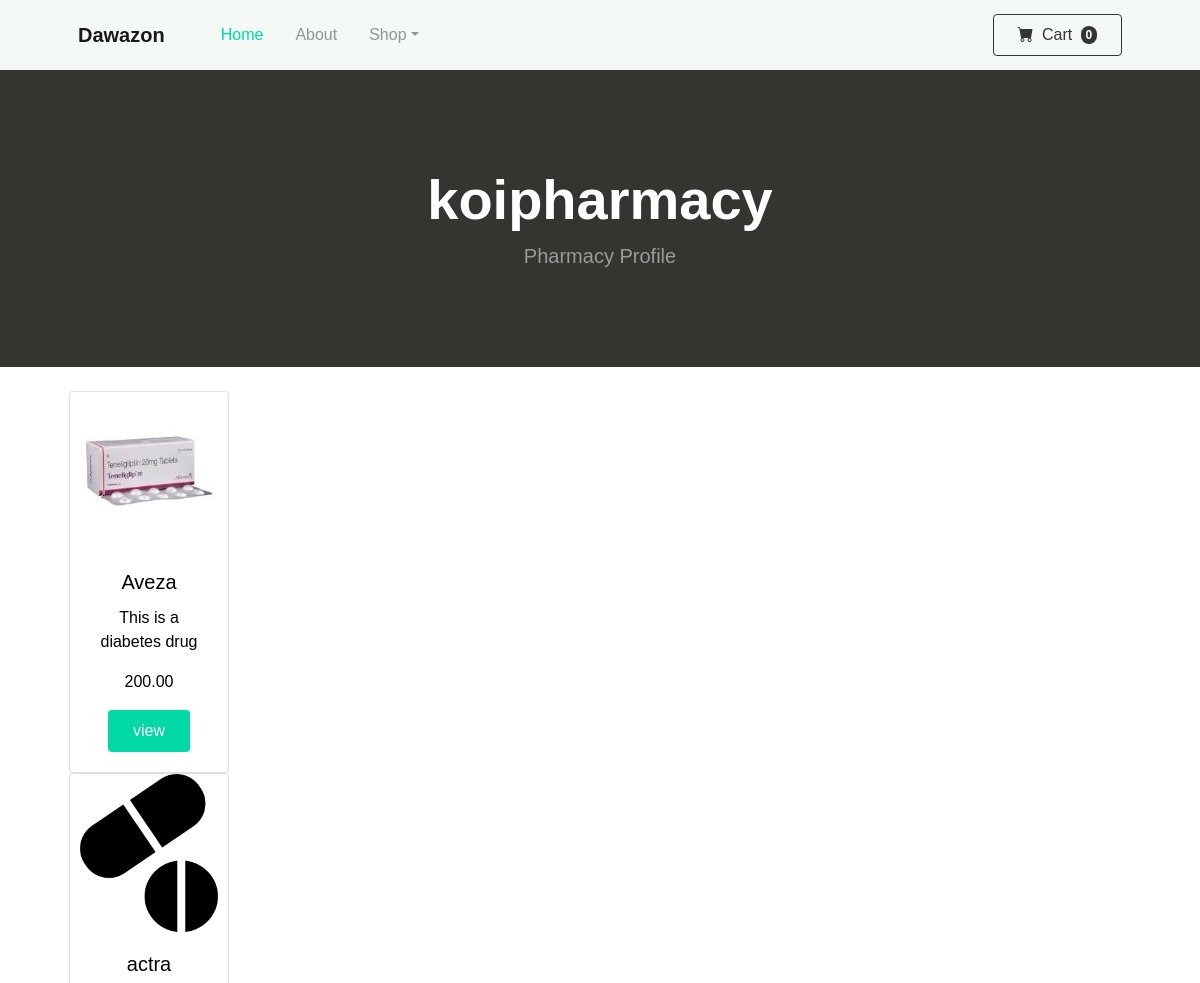
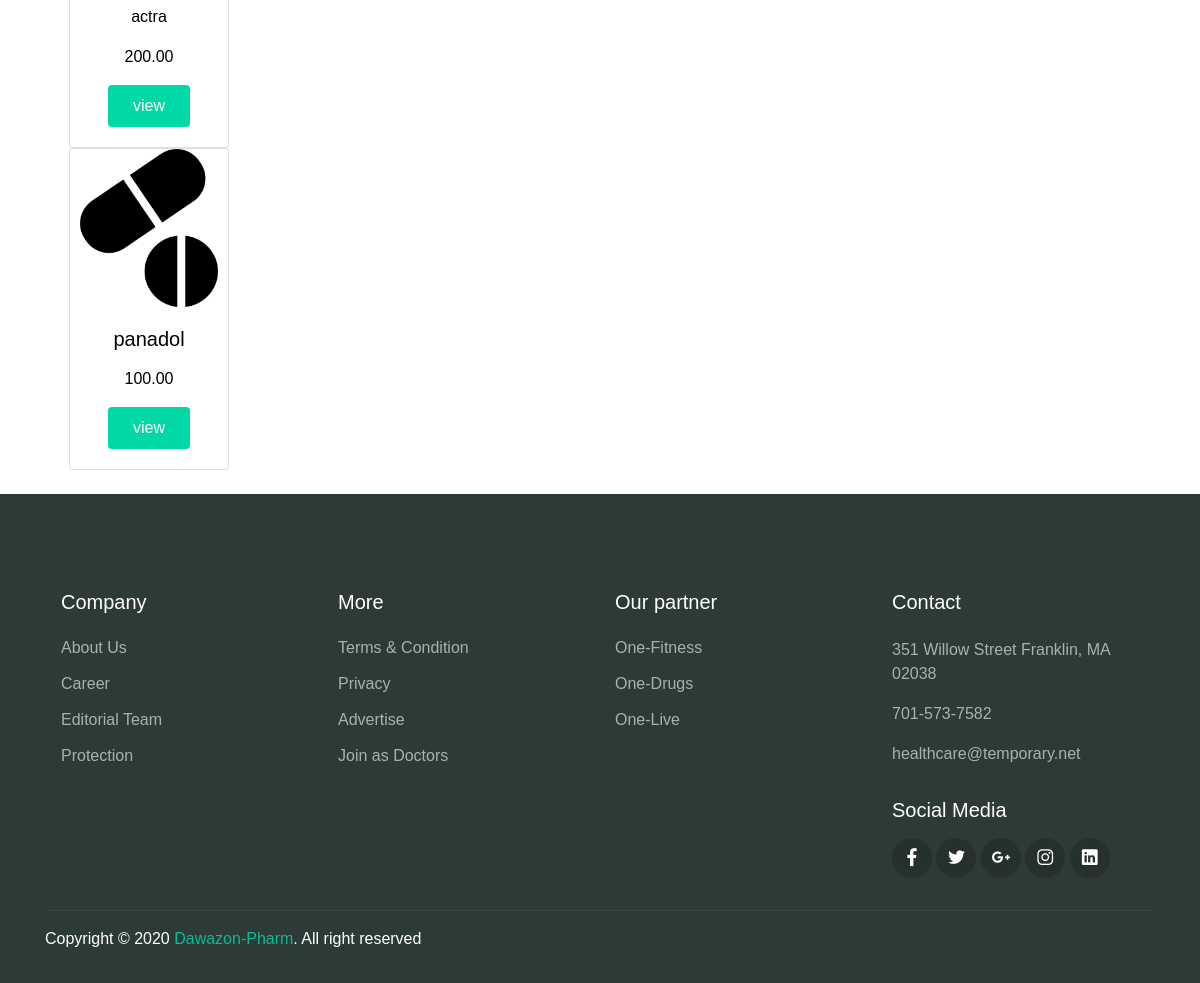
The page /vendors/2/ on the database its author committed (2 pictures, top to bottom).
### vendor/models.py (models this page shows, shortened)
class Vendor(models.Model):
    name = models.CharField(max_length=255)
    created_at = models.DateTimeField(auto_now_add=True)
    created_by = models.OneToOneField(User, related_name='vendor', on_delete=models.CASCADE)
    class Meta:
        ordering = ['name']

### commodities/models.py (models this page shows, shortened)
class Product(models.Model):
    category = models.ForeignKey(Category, related_name='products', on_delete=models.CASCADE)
    vendor = models.ForeignKey(Vendor, related_name='products', on_delete=models.CASCADE)
    title = models.CharField(max_length=255)
    slug = models.SlugField(max_length=255)
    description = models.TextField(blank=True, null=True)
    price = models.DecimalField(max_digits=6, decimal_places=2)
    date_added = models.DateTimeField(auto_now_add=True)
    is_sale = models.BooleanField(default=True)
    on_discount = models.BooleanField(default = False)
    sale_price = models.DecimalField(default=0, decimal_places=2, max_digits=6)
    image = models.ImageField(upload_to='uploads/products', null=True, default=False )
    class Meta:
        ordering = ['-date_added']

### vendor/views.py (the view)
# urls.py: path('vendors/', include('vendor.urls')),
def vendor(request, vendor_id):
    vendor = get_object_or_404(Vendor, pk=vendor_id)
    return render(request, 'vendor.html', {'vendor': vendor})

### cart/cart.py (called while the page is built)
	def __len__(self):
		return len(self.cart)

### cart/context_processors.py (called while the page is built)
def cart(request):
	return {'cart': Cart(request)}

### vendor/templates/vendor.html (shortened to what this page needs)
{% extends 'base.html' %}
{% load static %}
{% block content %}
    <header class="bg-dark py-5">
            <div class="container px-4 px-lg-5 my-5">
                <div class="text-center text-white">
                    <h1 class="display-4 fw-bolder">{{ vendor.name }}</h1>
                    <p class="lead fw-normal text-white-50 mb-0">Pharmacy Profile</p>
                </div>
            </div>
        </header>
        <div class="container">
<div class="card-body p-4">
          <div class="text-center">
        {% for product in vendor.products.all %}
            {% include 'list_item.html' %}
        {% endfor %}
    </div></div>
    </div>
{% endblock %}

### commodities/templates/list_item.html
<div class="column is-3 product-list-item">
    <div class="box">
        <div class="card" style="width: 10rem;">
            <div class="col-md-15">
  <img src="{{ product.image.url }}" class="card-img-top" alt="image"></div>
  <div class="card-body">
    <h5 class="card-title">{{ product.title}}</h5>
    <p class="card-text">{{ product.description }}</p>
    <p class="card-text">{{ product.price }}</p>
    <a href="{% url 'product' product.category.slug product.slug %}" class="btn btn-primary">view</a>
  </div>
</div>
</div>
</div>

### login/static/css/theme.css (style rules this page uses)
:root { --primary: #00D9A5; --accent: #FF3D85; --secondary: #4E5AFE; --warning: #EED818; --info: #05B4E1; --danger: #FF4943; --success: #96C93D; --dark: #343531; --light: #F5F9F6; --cs: #596261; --grey: #6E807A; }
body { font-family: "Source Sans Pro", sans-serif; line-height: 1.5; color: #343531; }
a { color: #07be94; text-decoration: none; background-color: transparent; }
.bg-dark { background-color: #343531 !important; }
.btn-primary { color: #fff; background-color: #00D9A5; border-color: transparent; }
.btn { padding: 8px 24px; }

### rows shown on the page
Vendor: name "koipharmacy"
Product: image (picture), title "Aveza", description "This is a diabetes drug", price "200.00"
Product: image (picture), title "actra", description "actra", price "200.00"
Product: image (picture), title "panadol", price "100.00"

### other values the page prints
{{ cart|length }} "0"
